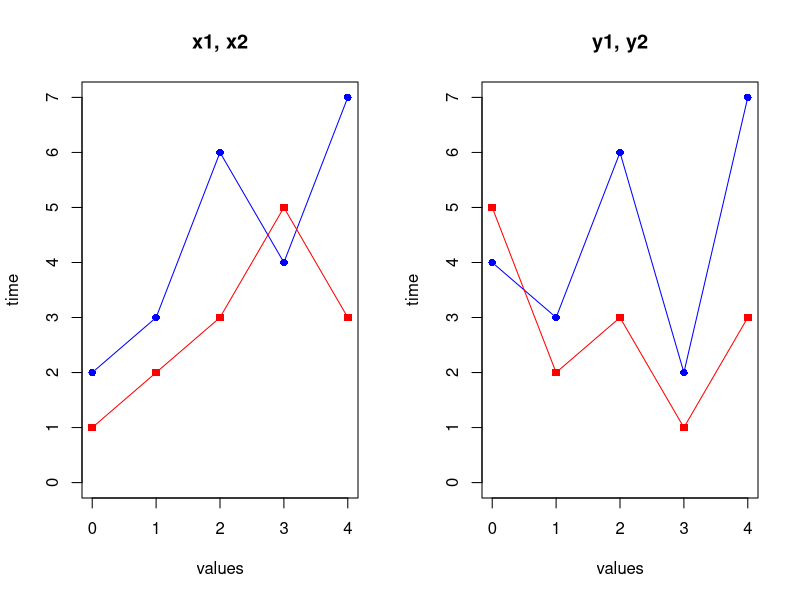

Reproduce this figure in R.
##############################################################################################
#
#    YS1 and YR1 adapted
#
#    Matthias Koenig
#    2015-07-13
#
#    YS1 and YR1 implementation based on
#   "A modfied correlation coefficient based similarity measure for clustering
#     time-course gene expression data" [Son2007]
#
#     ys1 and yr1 are a weighted score including contributions of classical correlation score and
#     shape of the time course profile, namely the slope between measurements and the minimal
#     and maximal values."
#
#     Two main use cases are not covered by YS1 and YR1.
#     A] The existance of muliple repeats per time course, i.e. for one sample all time points
#        where measured.
#     B] The existance of multiple repeats per time point, i.e. every time point belongs to a 
#        different sample with time points measured multiple times. 
#     For the analysis of experimental data of class 2 in mouse liver we provide an extended
#     YS1 and YR1 approach applicable to experimental data of class A and B.
#
##############################################################################################


# --------------------------------------------------------------------------------------------
# Classical correlation component (Spearman/Pearson)
# --------------------------------------------------------------------------------------------

# Adapted Spearman correlation S* (Shifted to the interval [0, 1])
son.fS_star <- function(a,b){
  r = (cor(x=a,y=b, method='spearman') + 1) / 2 
  return(r)
}

# Calculate the correlation of the matrix with multiple repeats.
# Works in case of the timecourse and timepoint repeat data.
son.fS_star.matrix <- function(a,b){
  # create vector of feature matrix
  a_vec <- as.vector(a)
  b_vec <- as.vector(b)
  r = son.fS_star(a_vec, b_vec)
  return(r)
}

# Adapted Pearson correlation R* (Shifted to the interval [0, 1])
son.fR_star <- function(a,b){
  r = (cor(x=a, y=b, method='pearson') + 1) / 2
  return(r)
}
# fR_star for matrix data (timecourse and time point repeats)
son.fR_star_matrix <- function(a,b){
  r = (cor(x=as.vector(a), y=as.vector(b), method='pearson') + 1) / 2
  return(r)
}

# --------------------------------------------------------------------------------------------
# Slope based component (adjacent timepoints)
# --------------------------------------------------------------------------------------------

# Slope between two adjacent measurments
son.slope <- function(x1,x2,t1,t2){
  s = ((x2 - x1) / (t2 - t1))
  return(s)
}

# Sign of slope
son.L <- function(x1,x2,t1,t2){
  L = sign(son.slope(x1,x2,t1,t2))
  return(L)
}

# Relative count of number of identical slopes between two time courses.
son.fA <- function(a,b,time_pts){
  N = length(a)
  count = 0
  for (i in 1:(N-1)){
    if (son.L(a[i],a[i+1],time_pts[i],time_pts[i+1]) == son.L(b[i],b[i+1],time_pts[i],time_pts[i+1])){
      count = count + 1
    }
  }
  r = count / (N-1)
  return(r)
}

# Since the concordance index A counts only the number of time intervals
# in which there is an agreement in the sign of the change between two
# profiles, it may loose the information of the size of the change.
# Use the size of the change and compute the correlation coefficient between the
# differences of the profiles in the time intervals.
# This works on the distances, not the slopes! Which is different if the time points
# are not equidistant.
son.fA_star <- function(a,b,time_pts){
  Nt = length(time_pts)
  dA = a[2:Nt]-a[1:(Nt-1)]
  dB = b[2:Nt]-b[1:(Nt-1)]
  r = (cor(x=dA, y=dB, method='pearson') + 1) / 2
  return(r)
}

# Calculating the distance on the slopes, which should be 
# preferred in case of unequal time points
son.fA_star2 <- function(a,b,time_pts){
  Nt = length(time_pts)
  dA = a[2:Nt]-a[1:(Nt-1)] 
  dB = b[2:Nt]-b[1:(Nt-1)]
  dt = time_pts[2:Nt]-time_pts[1:(Nt-1)]
  r = (cor(x=dA/dt, y=dB/dt, method='pearson') + 1) / 2
  return(r)
}


# fA calculation for time courses with muliple repeats,
# i.e. multiple samples measured for the same time course.
# a and b are matrices of the form [Nt, Nr], with
#   Nt : number of time points
#   Nr : number of repeats == number of samples per condition in case of time course
# This is only applicable if the individual measurements within a column are from the
# same sample !, i.e. real timecourse repeats. If every timepoint within a repeat 
# belongs to a different sample the timepoint version must be used.
son.fA.timecourse <- function(a,b,time_pts){
  Nr = ncol(a)
  Aab = 0
  # calulate the mean A over all repeats of time course
  for (p in 1:Nr){
    for (q in 1:Nr){
      Aab = Aab + son.fA(a[,p], b[,q], time_pts) 
    }
  }
  r = Aab/Nr/Nr
  return(r)
}

# Calculate all the permutations of the datapoint slopes,
# and count the identical ones.
son.fA.timepoints <- function(a,b,time_pts){
  Nt = length(time_pts)
  Nr = ncol(a)
  count = 0
  for (i in 1:(Nt-1)){
    for (p in 1:Nr){
      for (q in 1:Nr){
        if (son.L(a[i,p],a[i+1,p],time_pts[i],time_pts[i+1]) == son.L(b[i,q],b[i+1,q],time_pts[i],time_pts[i+1])){
          count = count + 1
        }
      }
    }
  }
  r = count/(Nt-1)/Nr/Nr
  return(r)
}

# --------------------------------------------------------------------------------------------
# Min/Max component (based on global time course information)
# --------------------------------------------------------------------------------------------

# Compare timepoint of minimal and maximal value.
son.fM = function(a,b){
  # find index of max and min
  idx_max_a = which.max(a)
  idx_max_b = which.max(b)
  idx_min_a = which.min(a)
  idx_min_b = which.min(b)
  
  # compare max and min indices
  if ( (idx_max_a == idx_max_b) && (idx_min_a == idx_min_b) ){
    r = 1.0
  } else if ( (idx_max_a == idx_max_b) || (idx_min_a == idx_min_b) ){
    r = 0.5
  } else if ( (idx_max_a != idx_max_b) && (idx_min_a != idx_min_b) ){
    r = 0.0
  }
  return(r)
}

# Alternative index to M which utilizes the distances between two profiles time 
# points where the max/min is attained.
# Uses the difference in indices !
son.fM_star = function(a,b,time_pts){
  Nt = length(time_pts)
  idx_max_a = which.max(a)[1]
  idx_max_b = which.max(b)[1]
  idx_min_a = which.min(a)[1]
  idx_min_b = which.min(b)[1]
  r = 1 - ( (abs(idx_min_a-idx_min_b) + abs(idx_max_a-idx_max_b))/(2*(Nt-1))  )
  return(r)
}

# Alternative index to M which utilizes the distances between two profiles time 
# points where the max/min is attained.
# Uses the difference in times
son.fM_star2 = function(a,b,time_pts){
  Nt = length(time_pts)
  idx_max_a = which.max(a)[1]
  idx_max_b = which.max(b)[1]
  idx_min_a = which.min(a)[1]
  idx_min_b = which.min(b)[1]
  r = 1 - ( (abs(time_pts[idx_min_a]-time_pts[idx_min_b]) + abs(time_pts[idx_max_a]-time_pts[idx_max_b]))/(2*(time_pts[Nt]-time_pts[1])))
  return(r)
}


# Using the curvature which contains the information about min/max but is more
# robust 
son.fM_star3 = function(a,b,time_pts){
  Nt = length(time_pts)
  # first derivative (slope)
  dA = a[2:Nt]-a[1:(Nt-1)] 
  dB = b[2:Nt]-b[1:(Nt-1)]
  dt = time_pts[2:Nt]-time_pts[1:(Nt-1)]
  # second derivative (curvature)
  d2A = dA[2:(Nt-1)]-dA[1:(Nt-2)] 
  d2B = dB[2:(Nt-1)]-dB[1:(Nt-2)]
  # mid values
  dtm = (time_pts[2:Nt]+time_pts[1:(Nt-1)])/2
  d2t = dtm[2:(Nt-1)]-dt[1:(Nt-2)]
  # print(d2A/d2t)
  # print("")
  # print(d2B/d2t)
  r = (cor(x=d2A/d2t, y=d2B/d2t, method='pearson') + 1) / 2
  return(r)
}


# fM calculation for 
son.fM.timecourse <- function(a,b){
  Nr = ncol(a)
  Mab = 0
  # calulate the mean A over all repeats of time course
  for (p in 1:Nr){
    for (q in 1:Nr){
      Mab = Mab + son.fM(a[,p], b[,q]) 
    }
  }
  r = Mab/Nr/Nr
  return(r)
}

# --------------------------------------------------------------------------------------------
# YS1
# --------------------------------------------------------------------------------------------

# ys1
# the time course vectors for factor a and b and the time_pts are required,
# with all 3 vectors having the same length.
ys1 <- function(a,b,time_pts, w1=0.50, w2=0.25, w3=0.25, use="all.obs"){
  na.method <- pmatch(use, c("all.obs", "pairwise.complete.obs"))
  if (is.na(na.method)){
    stop("invalid 'use' argument")
  }
  df <- data.frame(a, b, time_pts)
  
  # check if any
  if (any(table(time_pts)>1)){
    stop("time_pts not unique")
  }  
  # handle NAs
  if (identical(use, "pairwise.complete.obs")){
    df <- df[complete.cases(df),]
  }  
  S_star <- son.fS_star(df$a,df$b)
  A <- son.fA(df$a,df$b,df$time_pts)
  M <- son.fM(df$a,df$b)
  value = w1*S_star + w2*A + w3*M
  return( list(value=value, S_star=S_star, A=A, M=M) )
}

# ys1 for data matrices with repeated time course measurements in columns.
ys1.timecourse = function(a,b, time_pts, w1=0.50, w2=0.25, w3=0.25, use="all.obs"){
  na.method <- pmatch(use, c("all.obs", "pairwise.complete.obs"))
  if (is.na(na.method)){
    stop("invalid 'use' argument")
  }
  df <- data.frame(a, b, time_pts)
  # check if any
  if (any(table(time_pts)>1)){
    stop("time_pts not unique")
  }  
  # handle NAs
  # TODO: handle the complete cases in matrix
  # if (identical(use, "pairwise.complete.obs")){
  #   df <- df[complete.cases(df),]
  # }  
  
  S_star <- son.fS_star.matrix(a, b)
  A <- son.fA.timecourse(a, b, time_pts)
  M <- son.fM.timecourse(a, b)
  value = w1*S_star + w2*A + w3*M
  return( list(value=value, S_star=S_star, A=A, M=M) )
}

# ys1 calculation for timepoint data. Every measurement belongs to one sample.
# The columns are the number of repeats.
ys1.timepoints = function(a,b,time_pts, w1=0.50, w2=0.5, use="all.obs"){
  na.method <- pmatch(use, c("all.obs", "pairwise.complete.obs"))
  if (is.na(na.method)){
    stop("invalid 'use' argument")
  }
  df <- data.frame(a, b, time_pts)
  # check if any
  if (any(table(time_pts)>1)){
    stop("time_pts not unique")
  }
  # handle NAs
  # TODO: handle the complete cases in matrix
  # if (identical(use, "pairwise.complete.obs")){
  #   df <- df[complete.cases(df),]
  # }  
  
  S_star <- son.fS_star.matrix(a, b)
  A <- son.fA.timepoints(a, b, time_pts)
  value = w1*S_star + w2*A
  return( list(value=value, S_star=S_star, A=A) )
}

# --------------------------------------------------------------------------------------------
# YS2
# --------------------------------------------------------------------------------------------
ys2 <- function(a,b,time_pts, w1=0.50, w2=0.25, w3=0.25, use="all.obs"){
  na.method <- pmatch(use, c("all.obs", "pairwise.complete.obs"))
  if (is.na(na.method)){
    stop("invalid 'use' argument")
  }
  df <- data.frame(a, b, time_pts)
  
  # check if any
  if (any(table(time_pts)>1)){
    stop("time_pts not unique")
  }  
  # handle NAs
  if (identical(use, "pairwise.complete.obs")){
    df <- df[complete.cases(df),]
  }  
  S_star <- son.fS_star(df$a, df$b)
  A_star <- son.fA_star(df$a, df$b, df$time_pts)
  A_star2 <- son.fA_star2(df$a, df$b, df$time_pts)
  M_star <- son.fM_star(df$a, df$b, df$time_pts)
  M_star2 <- son.fM_star2(df$a, df$b, df$time_pts)
  value = w1*S_star + w2*A_star + w3*M_star
  return( list(value=value, S_star=S_star, 
               A_star=A_star, A_star2=A_star2, 
               M_star=M_star, M_star2=M_star2) )
}

# --------------------------------------------------------------------------------------------
# YR1
# --------------------------------------------------------------------------------------------

# yr1
yr1 = function(a,b,time_pts, w1=0.50, w2=0.25, w3=0.25, use="all.obs"){
  na.method <- pmatch(use, c("all.obs", "pairwise.complete.obs"))
  if (is.na(na.method)){
    stop("invalid 'use' argument")
  }
  df <- data.frame(a, b, time_pts)
  # handle NAs
  if (identical(use, "pairwise.complete.obs")){
    df <- df[complete.cases(df),]
  }  
  R_star <- son.fR_star(df$a,df$b)
  A <- son.fA(df$a,df$b,df$time_pts)
  M <- son.fM(df$a,df$b)
  value = w1*R_star + w2*A + w3*M
  return( list(value=value, R_star=R_star, A=A, M=M) )
}

# Calculate yr1 matrix for given data frame.
yr1.df <- function(data, time_pts, w1=0.50, w2=0.25, w3=0.25, use="pairwise.complete.obs"){
  N <- ncol(data)
  cor.mat <- matrix(NA, nrow=N, ncol=N)
  colnames(cor.mat) <- names(data)
  rownames(cor.mat) <- names(data)
  for (k in 1:N){
    for (i in 1:N){
      # cat(sprintf("[%s, %s]\n", k, i))
      cor.mat[k,i] = yr1(data[,k], data[,i], time_pts, w1=w1, w2=w2, w3=w3, use=use)$value
    }
  }
  return(cor.mat)
}

# -----------------------------------------------------------------------
# Implementation Tests from [Son2008]
# -----------------------------------------------------------------------
time_pts <- seq(0,4)
x1 <- c(2,3,6,4,7)
x2 <- c(1,2,3,5,3)
y1 <- c(4,3,6,2,7)
y2 <- c(5,2,3,1,3)

# plot data
par(mfrow=c(1,2))
plot(time_pts, x1, col="blue", pch=16, type="o", ylim=c(0, max(max(x1), max(x2))),
     main = "x1, x2", xlab="values", ylab="time")
points(time_pts, x2, col="red", pch=15, type="o")

plot(time_pts, y1, col="blue", pch=16, type="o", ylim=c(0, max(max(y1), max(y2))),
     main = "y1, y2", xlab="values", ylab="time")
points(time_pts, y2, col="red", pch=15, type="o")
par(mfrow=c(1,1))

# ys1
test_res <- function(y, y_expected, digits=3){
  stopifnot(round(y, digits=digits) == y_expected)
}

# correlation values
test_res(cor(x=x1,y=x2, method='spearman'), 0.667)
test_res(cor(x=x1,y=x2, method='pearson'),  0.439)
# ys1
test_res(ys1(x1, x2, time_pts, w1=0.25, w2=0.50, w3=0.25)$value, 0.583)
test_res(ys1(y1, y2, time_pts, w1=0.25, w2=0.50, w3=0.25)$value, 0.833)
# yr1
test_res(yr1(x1, x2, time_pts, w1=0.25, w2=0.50, w3=0.25)$value, 0.555)
test_res(yr1(y1, y2, time_pts, w1=0.25, w2=0.50, w3=0.25)$value, 0.805)

rm(test_res, x1, x2, y1, y2, time_pts)

# TODO: implement the tests for ys2
# -----------------------------------------------------------------------



